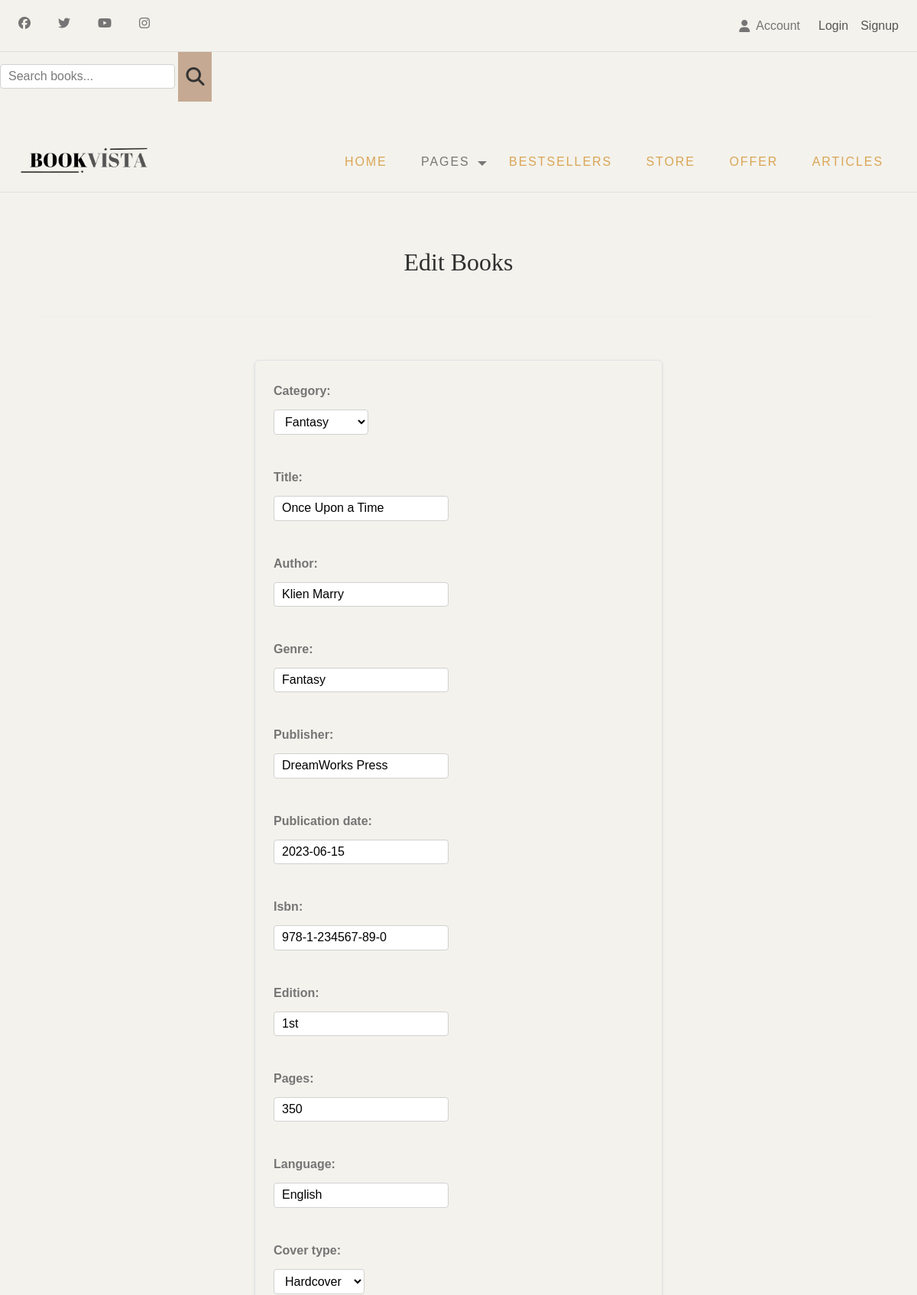
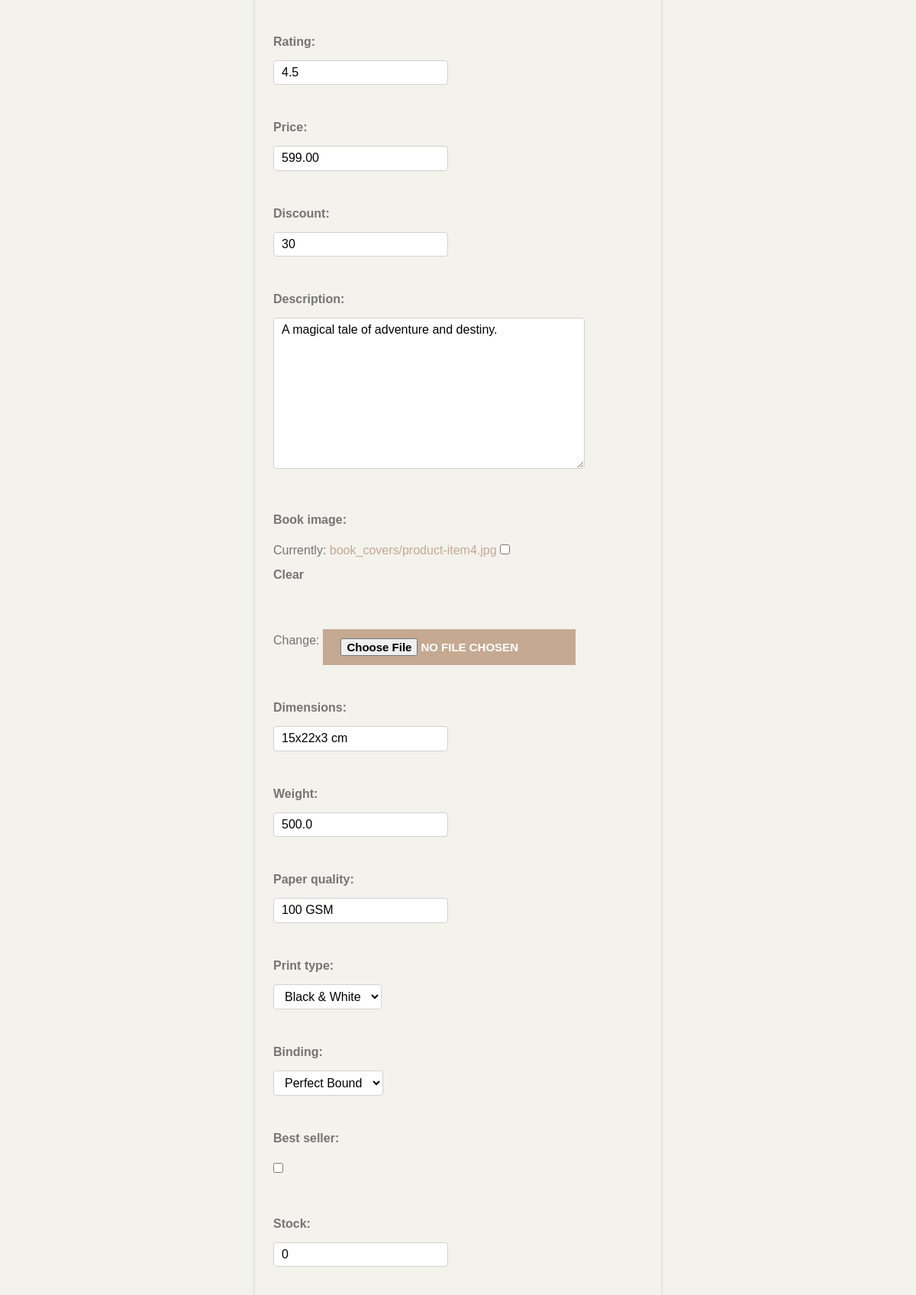
Screenshot of /booksedit/1/ (upper part) with the database file from the repository (2 pictures, top to bottom).
### fifthclass/fifthapp/models.py (models this page shows, shortened)
class BooksModel(models.Model):
    category=models.ForeignKey(CategoryModel,on_delete=models.CASCADE,null=True,blank=True,related_name='books')
    title = models.CharField(max_length=255, null=True, blank=True)
    author = models.CharField(max_length=255, null=True, blank=True)
    genre = models.CharField(max_length=100, null=True, blank=True)
    publisher = models.CharField(max_length=255, blank=True, null=True)
    publication_date = models.DateField( null=True, blank=True)
    isbn = models.CharField(max_length=50, null=True, blank=True)
    edition = models.CharField(max_length=100, blank=True, null=True)
    pages = models.IntegerField( null=True, blank=True)
    language = models.CharField(max_length=100, default="English", null=True, blank=True)
    cover_type = models.CharField(max_length=50, choices=[('Hardcover', 'Hardcover'), ('Paperback', 'Paperback'), ('eBook', 'eBook')])
    rating = models.FloatField(default=0.0, null=True, blank=True)
    price = models.DecimalField(max_digits=10, decimal_places=2, null=True, blank=True)
    discount = models.IntegerField( null=True, blank=True)
    description = models.TextField(null=True, blank=True)
    book_image = models.ImageField(upload_to='books', blank=True, null=True)
    dimensions = models.CharField(max_length=100, blank=True, null=True)
    weight = models.FloatField(blank=True, null=True)
    paper_quality = models.CharField(max_length=100, blank=True, null=True)
    print_type = models.CharField(max_length=100, choices=[('Black & White', 'Black & White'), ('Color', 'Color')], default='Black & White')
    binding = models.CharField(max_length=100, choices=[('Perfect Bound', 'Perfect Bound'), ('Spiral Bound', 'Spiral Bound')], default='Perfect Bound')
    best_seller = models.BooleanField(default=False)
    stock = models.PositiveIntegerField(default=0,null=True,blank=True)

### fifthclass/fifthapp/views.py (the view)
# urls.py: path('booksedit/<int:id>/', views.BooksEdit, name='booksedit'),
def BooksEdit(request,id):
    book=get_object_or_404(BooksModel,id=id)
    if request.method == 'POST':
        form = BooksForm(request.POST, instance=book)
        if form.is_valid():
            form.save()
            return redirect('booksdisplay')
    form = BooksForm(instance=book)
    return render(request, 'booksedit.html', {'form': form})

### fifthclass/fifthapp/forms.py
class BooksForm(forms.ModelForm):
    class Meta:
        model=BooksModel
        fields='__all__'

### fifthclass/fifthapp/models.py (called while the page is built)
    def __str__(self):
        return self.name

### fifthclass/fifthapp/views.py (called while the page is built)
def cart_and_wishlist_count(request):
    cart_count = CartModel.objects.filter(user=request.user).count() if request.user.is_authenticated else 0
    wishlist_count = WishlistModel.objects.filter(user=request.user).count() if request.user.is_authenticated else 0
    return {'cart_count': cart_count, 'wishlist_count': wishlist_count}

### templates/booksedit.html (shortened to what this page needs)
{% extends 'base.html'%}
{% load static %}
{% block content %}
<link href="{%static 'css/style.css'%}" rel="stylesheet">
<link href="{%static 'css/vendor.css'%}" rel="stylesheet">
<link href="{%static 'css/icomoon.css'%}" rel="stylesheet">
<link href="{%static 'css/normalize.css'%}" rel="stylesheet">
<div class="container py-5">
    <div class="text-center">
        <h1>Edit Books</h1>
    </div>
    <hr>
    <div class="row justify-content-center">
        <div class="col-md-6">
            <form method="POST"  class="p-4 border rounded shadow-sm">
                {{ form.as_p }}
            </form>
        </div>
    </div>
</div>
{% endblock %}

### static/css/style.css (style rules this page uses)
:root { --header-height: 160px; --header-height-min: 80px; }
:root { --accent-color: #C5A992; --secondary-color: #C5A992; --dark-color: #2f2f2f; --light-color: #F3F2EC; --body-text-color: #757575; --light-text-color: #afafaf; --dark-text-color: #2f2f2f; }
:root { --body-font: "Raleway", sans-serif; --heading-font: "Prata", Georgia, serif; --secondary-font: "Playfair Display", Georgia, serif; }
:root, [data-bs-theme=light] { --heading-font: "Prata", Georgia, serif; --heading-font-weight: 400; --heading-color: var(--bs-dark); --heading-line-height: 1.1; --swiper-theme-color: var(--bs-primary); --custom-easing: cubic-bezier(.17, .67, .83, .67); --bs-body-font-family: "Raleway", arial, sans-serif; --bs-body-font-size: 0.9rem; --bs-body-font-weight: 400; --bs-body-line-height: 1.7; --bs-body-color: #333; --bs-body-color-rgb: 51, 51, 51; --bs-primary: #C5A992; --bs-primary-dark: #C5A992; --bs-secondary: #C5A992; --bs-black: #111; --bs-light: #F1F1F0; --bs-dark: #212529; --bs-gray: #949494; --bs-gray-dark: #51565b; --bs-primary-rgb: 169, 128, 115; --bs-secondary-rgb: 253, 238, 233; --bs-black-rgb: 17, 17, 17; --bs-light-rgb: 241, 241, 240; --bs-dark-rgb: 33, 37, 41; --bs-link-color: var(--bs-dark); --bs-link-color-rgb: 17, 17, 17; --bs-link-decoration: underline; --bs-link-hover-color: var(--bs-primary); --bs-link-hover-color-rgb: 169, 128, 115; }
.container, .container-fluid, .container-lg, .container-md, .container-sm, .container-xl, .container-xxl { --bs-gutter-x: 2.5rem; }
h1, h2, h3, h4, h5, h6 { color: var(--heading-color); }
a { text-decoration: none; transition: all 0.3s ease-out; }
.container, .container-fluid, .container-lg, .container-md, .container-sm, .container-xl, .container-xxl { --bs-gutter-x: 3rem; }
*, *::before, *::after { -webkit-box-sizing: border-box; -moz-box-sizing: border-box; box-sizing: border-box; }
html { box-sizing: border-box; }
body { font-family: var(--body-font); font-size: 16px; line-height: 2; color: var(--body-text-color); background-color: var(--light-color); }
a { color: var(--accent-color); transition: 0.3s color ease-out; }
button, input, select, textarea { font-family: inherit; font-size: inherit; line-height: inherit; outline: 0; }
h1, .h1, h2, .h2, h3, .h3, h4, .h4, h5, .h5, h6, .h6 { font-family: var(--heading-font); line-height: 1.2; color: var(--dark-color); }
h1, h2, h3 { margin: 25px 0; text-transform: capitalize; }
h1, .h1 { font-size: 2.5em; line-height: 1.4; }
p { margin: 0 0 20px 0; }
::placeholder { color: #999; }
.container::after, .row::after, .clearfix::after { display: block; clear: both; content: ""; }
.text-center { text-align: center; }
input[type="email"], input[type="number"], input[type="search"], input[type="text"], input[type="tel"], input[type="url"], input[type="password"], textarea, select { padding: 6px 10px; background-color: #fff; border: 1px solid #D1D1D1; border-radius: 4px; box-shadow: none; box-sizing: border-box; }
input[type="email"], input[type="number"], input[type="search"], input[type="text"], input[type="tel"], input[type="url"], input[type="password"], textarea { -webkit-appearance: none; -moz-appearance: none; appearance: none; }
textarea { min-height: 65px; padding-top: 6px; padding-bottom: 6px; }
label, legend { display: block; margin-bottom: .5rem; font-weight: 600; }
input[type="checkbox"], input[type="radio"] { display: inline; }
input, textarea, select, fieldset { margin-bottom: 1.5rem; }
pre, blockquote, dl, figure, table, p, ul, ol, form { margin-bottom: 2.5rem; }
hr { margin-top: 3rem; margin-bottom: 3.5rem; border-width: 0; border-top: 1px solid #E1E1E1; }
a.btn, input[type="button"], input[type="submit"], input[type="reset"], input[type="file"], button { background-image: none; background: var(--accent-color); text-decoration: none !important; display: inline-block; position: relative; border: 1px solid transparent; border-radius: 0; padding: 0.75em 1.5em; margin-top: 15px; font-size: 15px; font-weight: bold; line-height: normal; text-align: center; text-transform: uppercase; color: #fff; z-index: 1; cursor: pointer; white-space: nowrap; vertical-align: middle; -webkit-transition: all 0.3s ease-in; transition: all 0.3s ease-in; -ms-touch-action: manipulation; touch-action: manipulation; -webkit-user-select: none; -moz-user-select: none; -ms-user-select: none; user-select: none; }

### rows the page displays
BooksModel: category "Fantasy", title "Once Upon a Time", author "Klien Marry", genre "Fantasy", publisher "DreamWorks Press", publication_date "2023-06-15", isbn "978-1-234567-89-0", edition "1st", pages "350", language "English", cover_type "Hardcover", rating "4.5", price "599.00", discount "30", description "A magical tale of adventure and destiny.", dimensions "15x22x3 cm", weight "500.0", paper_quality "100 GSM", print_type "Black & White", binding "Perfect Bound", stock "0"
